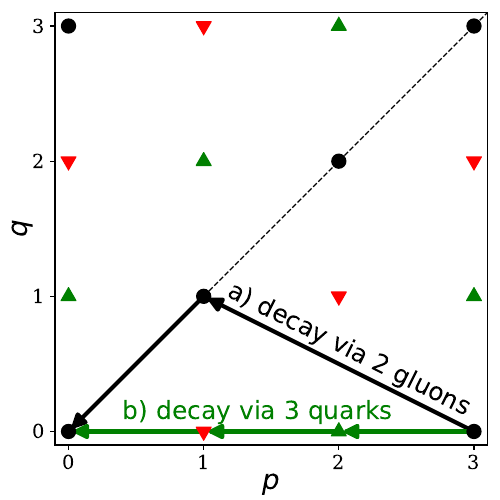

The Python source for this figure:
import matplotlib.pyplot as plt
from matplotlib.lines import Line2D
import numpy as np
import os
from pylab import *
from matplotlib import ticker
from matplotlib.ticker import ScalarFormatter
import matplotlib.patches as patches
sformatter=ScalarFormatter(useOffset=True,useMathText=True)
sformatter.set_scientific(True)
sformatter.set_powerlimits((-2,3))

#plt.ticklabel_format(style='sci', axis='y', scilimits=(0,0))

font = {'family' : 'serif',
        'weight' : 'normal',
        'size'   : 14}
plt.rc('font', **font)
plt.rc('text', usetex=False)
plt.figure(figsize=(5,5))
fig = plt.figure(1)
x0=0.11
plotwidth=1.0-x0-0.025


delp_gluon=[-2,-1,1,2,1,-1]
delq_gluon=[1,2,-2,-1,1,-1]
delp_quark=[1,0,-1]
delq_quark=[0,-1,1]
delp_antiquark=[-1,0,1]
delq_antiquark=[0,1,-1]

####################################

gluondata = np.loadtxt('pq3_gluon.txt',skiprows=0,unpack=True)
pgluon=gluondata[0]
qgluon=gluondata[1]
Q2gluon=gluondata[2]
Q3gluon=gluondata[3]

quarkdata = np.loadtxt('pq3_quark.txt',skiprows=0,unpack=True)
pquark=quarkdata[0]
qquark=quarkdata[1]
Q2quark=quarkdata[2]
Q3quark=quarkdata[3]

antiquarkdata = np.loadtxt('pq3_antiquark.txt',skiprows=0,unpack=True)
pantiquark=antiquarkdata[0]
qantiquark=antiquarkdata[1]
Q2antiquark=antiquarkdata[2]
Q3antiquark=antiquarkdata[3]

#############################################

ax = fig.add_axes([x0,x0,plotwidth,plotwidth])

xx=[0,50]
yy=[0,50]
plt.plot(xx,yy,linestyle='--',lw=1,color='k')

plt.plot(pgluon,qgluon,linestyle='None',marker='o',markersize=10,color='k',label='gluon-like')
plt.plot(pquark,qquark,linestyle='None',marker=(3,0,180),markersize=12,color='r',label='quark-like')
plt.plot(pantiquark,qantiquark,linestyle='None',marker=(3,0,0),markersize=12,color='g',label='antiquark-like')

ax.tick_params(axis='both', which='major', labelsize=14)
ax.set_xticks(np.arange(0,50,1), minor=False)
ax.set_xticklabels(np.arange(0,50,1), minor=False, family='serif')
ax.set_xticks(np.arange(0,50,1), minor=True)
ax.xaxis.set_major_formatter(ticker.FormatStrFormatter('%d'))
plt.xlim(-0.1,3.1)

ax.set_yticks(np.arange(0,50,1), minor=False)
ax.set_yticklabels(np.arange(0,50,1), minor=False, family='serif')
ax.set_yticks(np.arange(00,50,1), minor=True)
ax.yaxis.set_major_formatter(ticker.FormatStrFormatter('%0d'))
plt.ylim(-0.1,3.1)

plt.xlabel('$p$', fontsize=20, weight='normal',labelpad=-2)
plt.ylabel('$q$',fontsize=20,labelpad=-2)

p0=3
q0=0
p2=patches.FancyArrowPatch((p0,q0), (p0-2,q0+1), arrowstyle='-|>', mutation_scale=20, lw=3, color='k')
ax.add_patch(p2)
p0=1
q0=1
p2=patches.FancyArrowPatch((p0,q0), (p0-1,q0-1), arrowstyle='-|>', mutation_scale=20, lw=3, color='k')
ax.add_patch(p2)

p0=3
q0=0
p2=patches.FancyArrowPatch((p0,q0), (p0-1,q0), arrowstyle='-|>', mutation_scale=20, lw=3, color='g')
ax.add_patch(p2)
p0=2
q0=0
p2=patches.FancyArrowPatch((p0,q0), (p0-1,q0), arrowstyle='-|>', mutation_scale=20, lw=3, color='g')
ax.add_patch(p2)
p0=1
q0=0
p2=patches.FancyArrowPatch((p0,q0), (p0-1,q0), arrowstyle='-|>', mutation_scale=20, lw=3, color='g')
ax.add_patch(p2)

text(0.4,0.09,'b) decay via 3 quarks',fontsize=18,family='sans', color='g')
text(1.15,0.116,'a) decay via 2 gluons',fontsize=18,family='sans', color='k',rotation=-26.565)

plt.savefig('pq3_2gluon.pdf',format='pdf')
os.system('open -a Preview pq3_2gluon.pdf')
